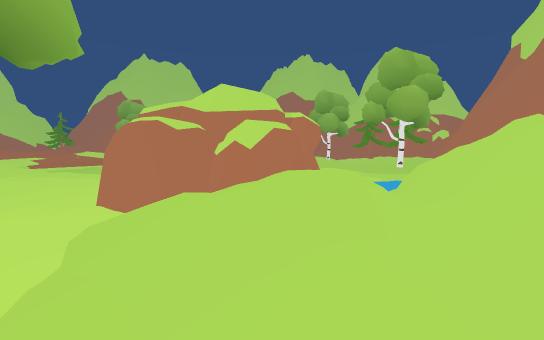
View 1 (above)

18 first-person views from a walk through a scene from a Unity 3-D project. The camera is 1.4 m above the floor, tilts 4° down and sees 85° across. The floor is counted in squares, 2 m on a side. Each view is taken from the middle of a square. On the plan, view 1 faces up. The plan holds only what a view shows up to about 10 squares ahead; the rest is blank. The place goes on beyond the plan. The player is left out. Some animated figures are left out.

View 2
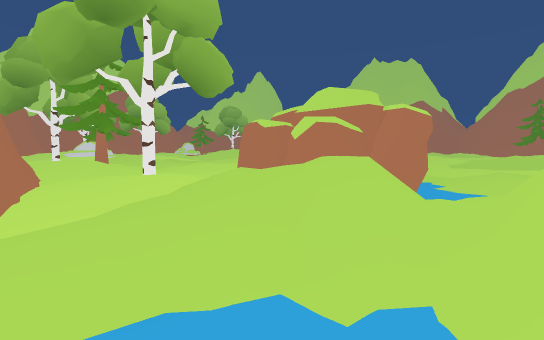

View 3
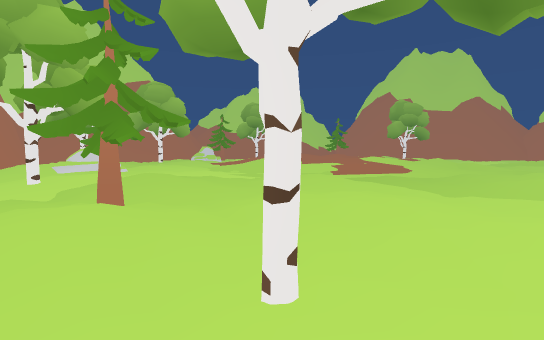

View 4
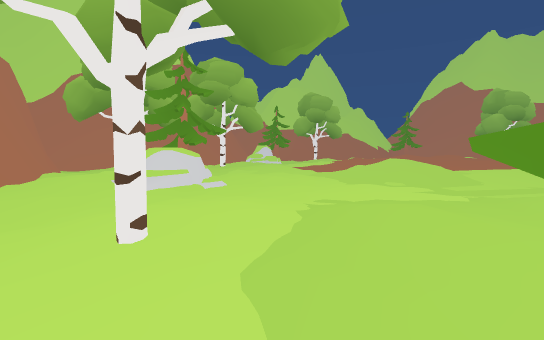

View 5
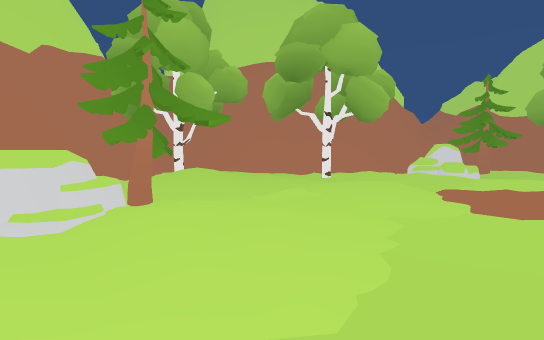

View 6
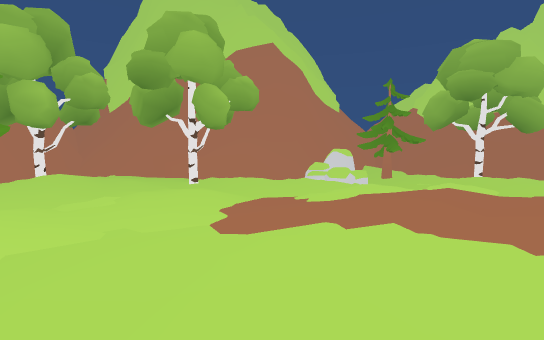

View 7
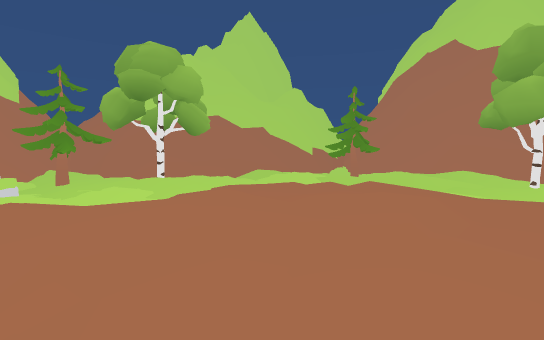

View 8
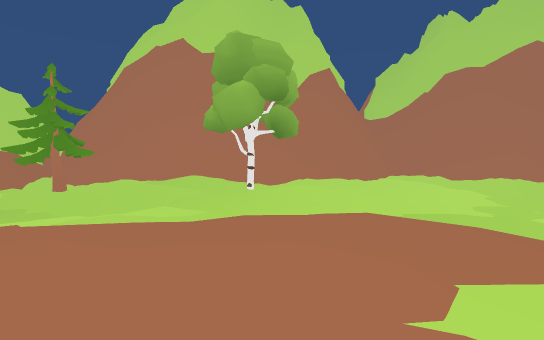

View 9
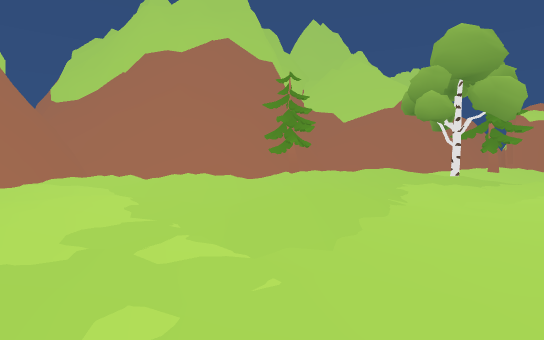

View 10
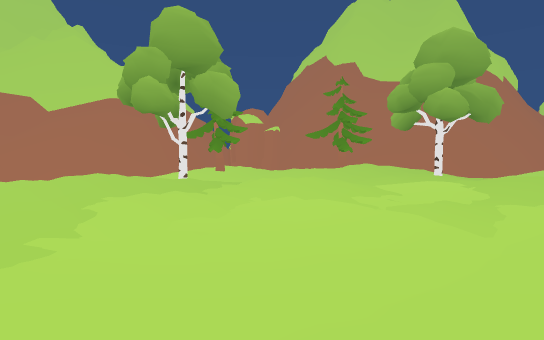

View 11
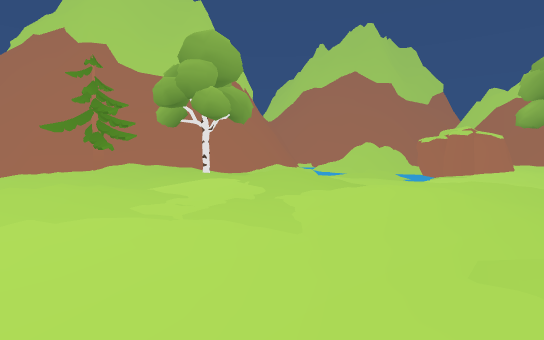

View 12
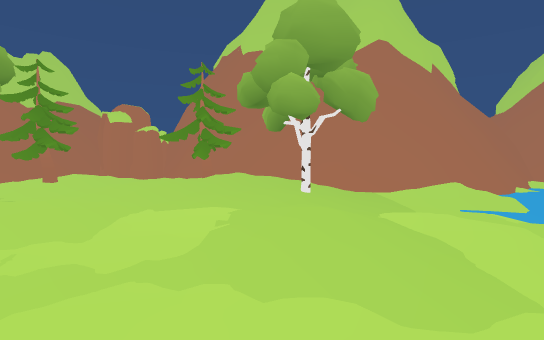

View 13
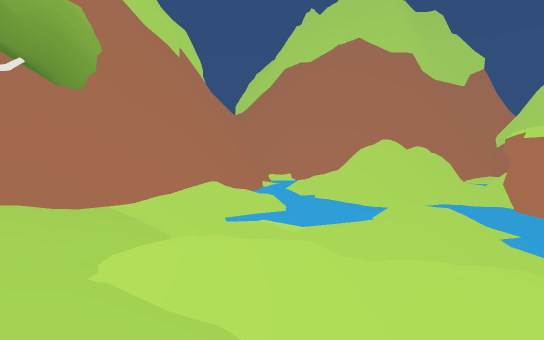

View 14
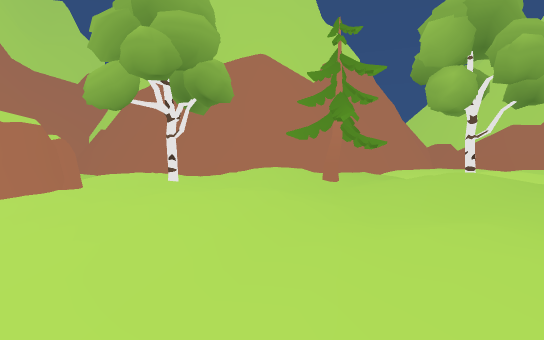

View 15
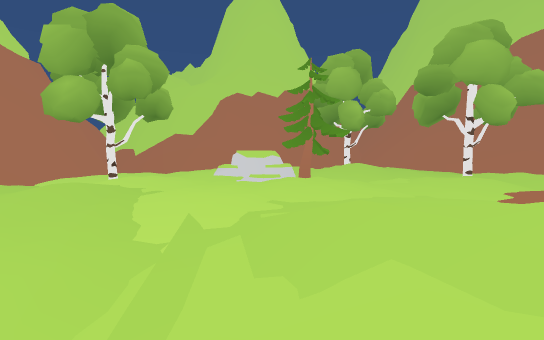

View 16
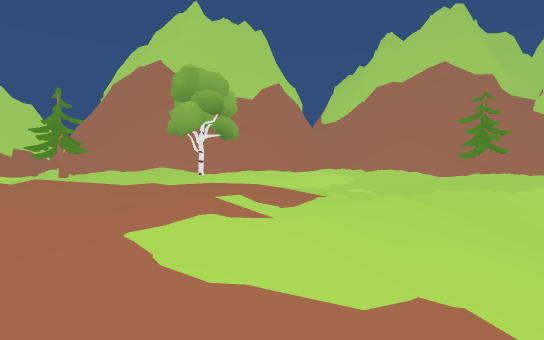

View 17
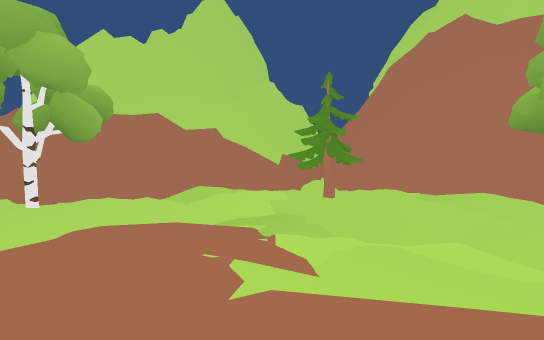

View 18
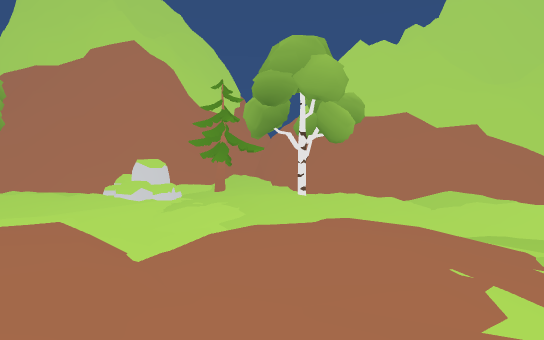

### Floor plan
Key: @ floor where view 1 was taken; # wall or solid block; . main floor; : floor 0.25 m higher than the main floor; - floor 0.25 m lower than the main floor; + floor 0.5 m higher than the main floor; _ floor 0.5 m lower than the main floor; * floor 0.75 m higher than the main floor; % floor 1 m higher than the main floor; & floor 1.5 m higher than the main floor; / step, stairs or slope; = window, fence, low wall or low ledge; ^ raised ledge; T tree; R rock; O other object.
Columns run from 20 left of view 1 to 9 right of it. Each row starts with its distance up from view 1.
 25                 ##
 24               ##.##
 23            ####.:.###
 22     =########/...: ######
 21    ##-.::+T......::.TT /#
 20   ###TT++:.::..:.:...:..##
 19  #^//:.::..:+..:.-...::  ##
 18  ##/.:..:..::....:...:::-.###
 17  ##/....:::::...:+/.:::T-TT=#
 16  ##::.::+:+++//..:..:...--:OO
 15 ##.T:.:+*%**/+::...:.::.-.-.O
 14 #..:+::++*/*/://:..:.::..:./##
 13 #T..:::///***++/::.....-.T:##
 12 #....:./*/++**+::.::..:..T ##
 11 #/RR.::*+/:+*+::..+::+:.::##
 10 ##R::.:++//+++/-..:.//..T.#
  9  ##::::::/*++:..-.:....--##
  8  ##:+:+:::+*:.--....-----##
  7   #:T:+:::://.:.-----.-_//#
  6   #:::::::.:..:..---_-___/#
  5  ##:++:::::::.-....OO__-/_##
  4  ##:+TTRT:::+:.:../OOO=////#
  3  #/.:::  :::::..../OO.+&=_/#
  2  #####/++::T.T::.T:///=  =##
  1      ###/.:...::..:-._## ##
  0        ##/.:/#######@__##
 -1         ##/###     ##//#
 -2          ###        ####

Where each view was taken, in squares from view 1:
view 1: 0 up, 0 right, facing up
view 2: 0 up, 2 right, facing up-left
view 3: 1 up, 2 left, facing up-left
view 4: 1 up, 7 left, facing up-left
view 5: 6 up, 9 left, facing left
view 6: 9 up, 9 left, facing left
view 7: 11 up, 9 left, facing up-left
view 8: 13 up, 9 left, facing up
view 9: 15 up, 6 left, facing up-right
view 10: 15 up, 4 left, facing right
view 11: 15 up, 3 left, facing down-right
view 12: 11 up, 2 left, facing right
view 13: 10 up, 0 right, facing down-right
view 14: 8 up, 5 left, facing down
view 15: 9 up, 7 left, facing down-left
view 16: 10 up, 7 left, facing up
view 17: 14 up, 10 left, facing up-left
view 18: 14 up, 10 left, facing left
